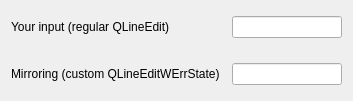
<ui version="4.0" >
 <class>Form</class>
 <widget class="QWidget" name="Form" >
  <property name="geometry" >
   <rect>
    <x>0</x>
    <y>0</y>
    <width>353</width>
    <height>101</height>
   </rect>
  </property>
  <property name="windowTitle" >
   <string>Form</string>
  </property>
  <layout class="QGridLayout" >
   <item row="0" column="0" >
    <layout class="QGridLayout" >
     <property name="horizontalSpacing" >
      <number>12</number>
     </property>
     <property name="verticalSpacing" >
      <number>25</number>
     </property>
     <item row="0" column="0" >
      <widget class="QLabel" name="label" >
       <property name="text" >
        <string>Your input (regular QLineEdit)</string>
       </property>
      </widget>
     </item>
     <item row="0" column="1" >
      <widget class="QLineEdit" name="lineEdit" />
     </item>
     <item row="1" column="0" >
      <widget class="QLabel" name="label_2" >
       <property name="text" >
        <string>Mirroring (custom QLineEditWErrState)</string>
       </property>
      </widget>
     </item>
     <item row="1" column="1" >
      <widget class="QLineEditWErrState" name="errStateLineEdit" >
       <property name="readOnly" >
        <bool>true</bool>
       </property>
      </widget>
     </item>
    </layout>
   </item>
  </layout>
 </widget>
 <customwidgets>
  <customwidget>
   <class>QLineEditWErrState</class>
   <extends>QLineEdit</extends>
   <header>widget</header>
  </customwidget>
 </customwidgets>
 <resources/>
 <connections>
  <connection>
   <sender>lineEdit</sender>
   <signal>textChanged(QString)</signal>
   <receiver>errStateLineEdit</receiver>
   <slot>setText(QString)</slot>
   <hints>
    <hint type="sourcelabel" >
     <x>245</x>
     <y>26</y>
    </hint>
    <hint type="destinationlabel" >
     <x>249</x>
     <y>74</y>
    </hint>
   </hints>
  </connection>
  <connection>
   <sender>lineEdit</sender>
   <signal>textChanged(QString)</signal>
   <receiver>errStateLineEdit</receiver>
   <slot>setErrorState()</slot>
   <hints>
    <hint type="sourcelabel" >
     <x>289</x>
     <y>24</y>
    </hint>
    <hint type="destinationlabel" >
     <x>290</x>
     <y>73</y>
    </hint>
   </hints>
  </connection>
 </connections>
</ui>
